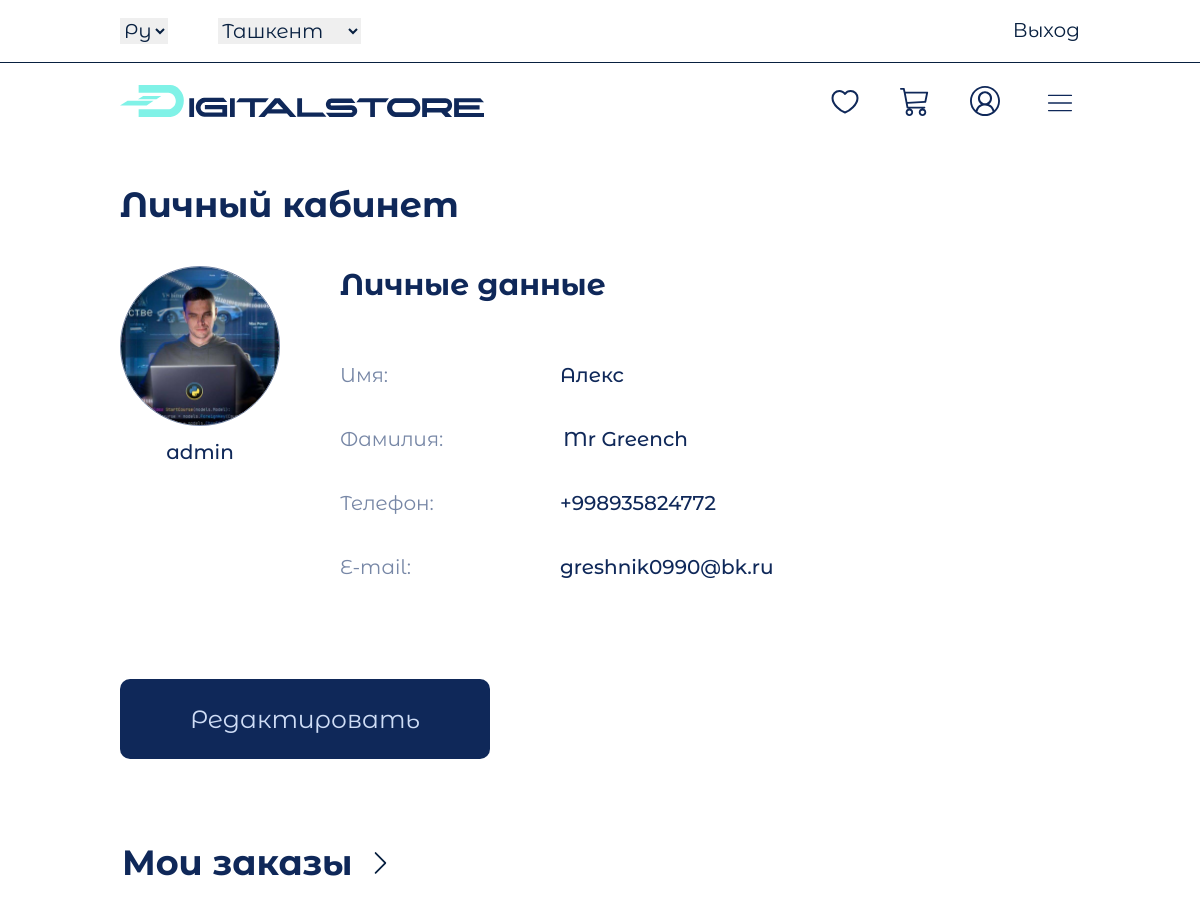
The page /profile/1/ (signed in, upper part) on the database as committed earlier.
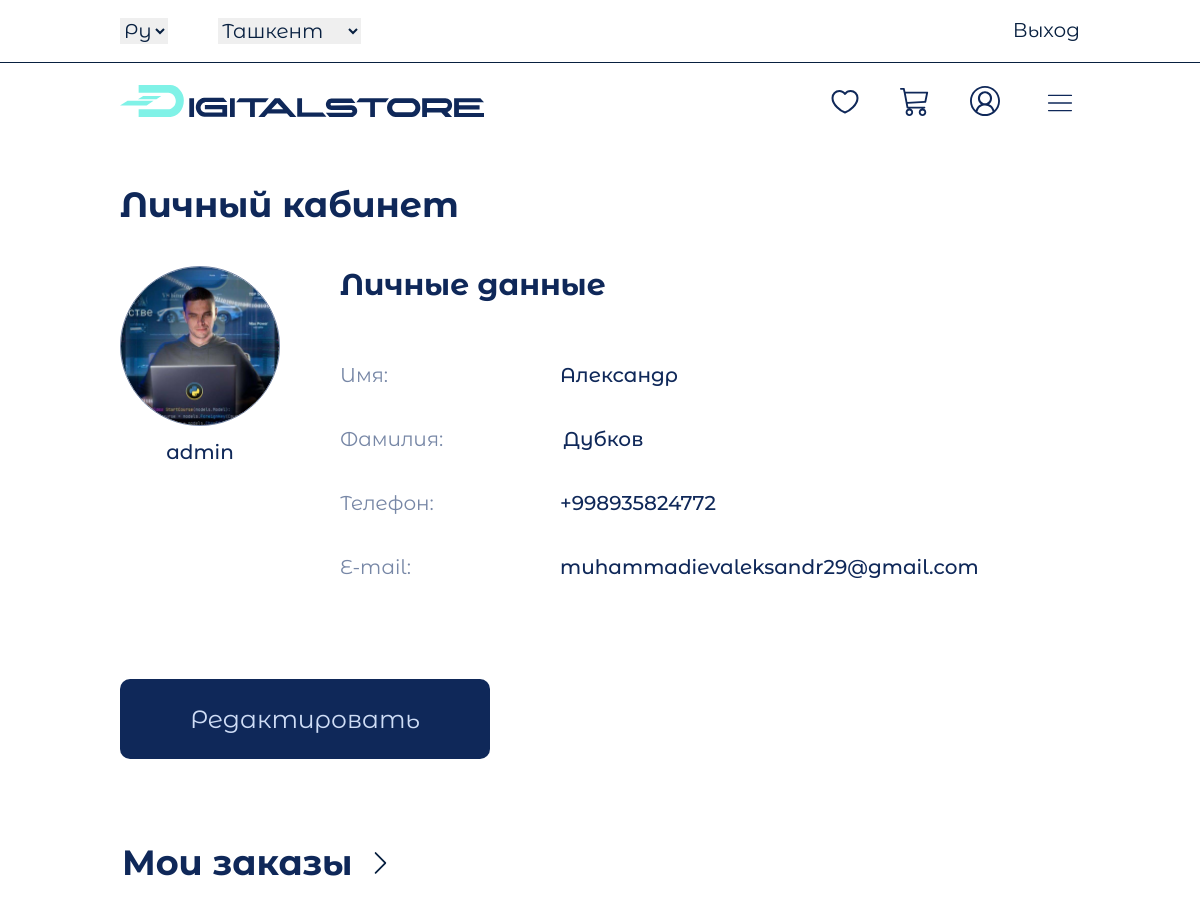
The same page on the database as committed later.
### digital/models.py (models this page shows, shortened)
class Profile(models.Model):
    user = models.OneToOneField(User, on_delete=models.CASCADE)
    photo = models.ImageField(upload_to='profiles/', blank=True, null=True)
    phone_number = models.CharField(max_length=30, blank=True, null=True)
    def get_photo(self):
        try:
            return self.photo.url
        except:
            return 'https://cs6.pikabu.ru/avatars/301/v301065.jpg'
    class Meta:
        verbose_name = 'Профиль'
        verbose_name_plural = 'Профили'

### digital/views.py (the view)
# urls.py: path('profile/<int:pk>/', profile_view, name='profile'),
def profile_view(request, pk):
    if request.user.is_authenticated:
        profile = Profile.objects.get(user_id=pk)
        orders = SaveOrder.objects.filter(customer_id=pk)
        context = {
            'profile': profile,
            'orders': orders
        }
        return render(request, 'digital/profile.html', context)
    else:
        return redirect('login')

### digital/models.py (called while the page is built)
    def get_absolute_url(self):
        return reverse('category_detail', kwargs={'slug': self.slug})

    def get_image(self):
        if self.image:
            return self.image.url
        else:
            return 'https://vodanova.ru/wp-content/uploads/2022/04/Fotografija-skoro-pojavitsja.jpg'

### digital/templatetags/digital_tags.py (called while the page is built)
@register.simple_tag()
def get_categories():
    return Category.objects.all()

@register.simple_tag()
def get_normal_price(price):
    return f"{price:_}".replace("_", " ")

### digital/templates/digital/profile.html (shortened to what this page needs)
{% extends 'base.html' %}
{% load static %}
{% block main %}
<main>
    <div class="content_user">
        <div class="user container">
            <h3 class="user_room">Личный кабинет</h3>
            <div class="user_block">
                <div class="user_img">
                    <img class="user_img-img" src="{{ profile.get_photo }}" alt="">
                    <div class="user_name">
                        <p>{{ profile.user.username }}</p>
                    </div>
                </div>
                <div class="user_info">
                    <h2 class="user_title">Личные данные</h2>
                    <ul class="lis__user_info">
                        <li class="list_user"><p>Имя:</p> <span>{{ profile.user.first_name }}</span></li>
                        <li class="list_user"><p>Фамилия:</p> <span>{{ profile.user.last_name }}</span></li>
                        <li class="list_user"><p>Телефон:</p> <span>{{ profile.phone_number }}</span></li>
                        <li class="list_user"><p>E-mail:</p> <span>{{ profile.user.email }}</span></li>
                    </ul>
                </div>
            </div>
            <a href="{% url 'chg_profile_view' %}" class="btn btn_profile">Редактировать</a>
        </div>
    </div>
    <div class="content_order">
        <div class="my_orders">
            <h3>Мои заказы</h3> <img src="{% static 'digital/image/icons/errow_right.svg' %}" alt="" class="errow_down">
        </div>
    </div>
</main>
{% endblock main %}

Rows that differ between the two databases and show on the page:
changed through a linked row, Profile "admin": user.first_name "Алекс" → "Александр"; user.last_name "Mr Greench" → "Дубков"; user.email "greshnik0990@bk.ru" → "muhammadievaleksandr29@gmail.com"
